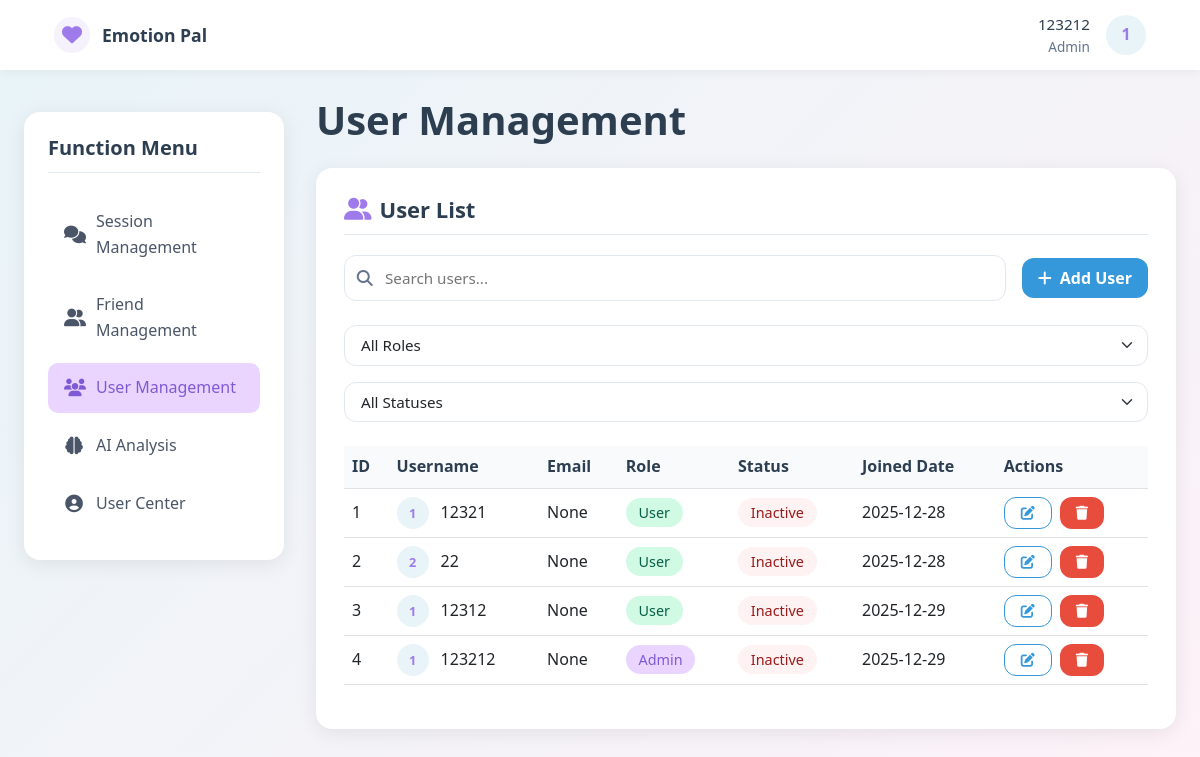
The page /user_management (signed in) on the database as committed earlier.
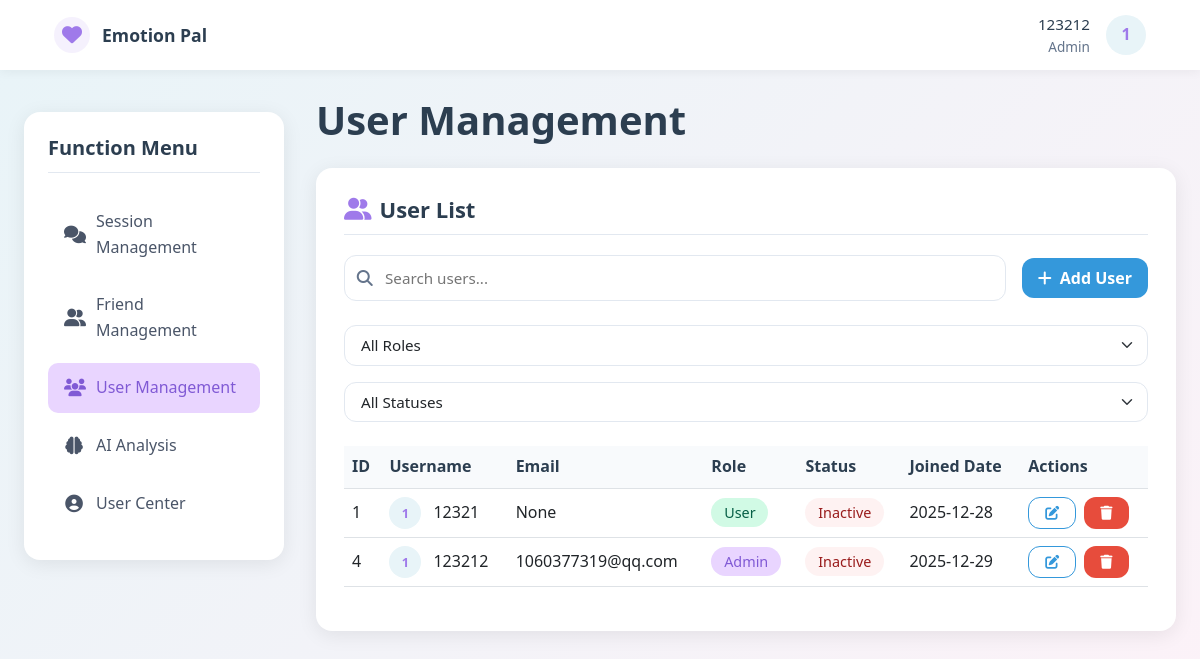
The same page on the database as committed later.
### models.py (models this page shows, shortened)
class User(db.Model):
    __tablename__ = 'users'  # 显式指定表名（复数，避免歧义）
    id = db.Column(db.Integer, primary_key=True, autoincrement=True)
    username = db.Column(db.String(20), unique=True, nullable=False, comment='用户名（唯一）')
    password = db.Column(db.String(255), nullable=False, comment='加密后的密码')
    role = db.Column(db.String(10), nullable=False, default='user', comment='角色：admin/agent/user')
    email = db.Column(db.String(120), unique=True, nullable=True, comment='邮箱（可选，唯一）')
    phone = db.Column(db.String(11), unique=True, nullable=True, comment='手机号（可选，唯一）')
    real_name = db.Column(db.String(30), nullable=True, comment='真实姓名')
    avatar = db.Column(db.String(255), nullable=True, comment='头像URL')
    is_active = db.Column(db.Boolean, default=True, comment='是否激活（禁用/启用）')
    is_deleted = db.Column(db.Boolean, default=False, comment='软删除标记')
    created_at = db.Column(db.DateTime, default=lambda: datetime.now(UTC), comment='创建时间（UTC）')
    updated_at = db.Column(db.DateTime, default=lambda: datetime.now(UTC), onupdate=lambda: datetime.now(UTC),
                           comment='更新时间')
    last_login_at = db.Column(db.DateTime, nullable=True, comment='最后登录时间')
    initiated_chat_sessions = db.relationship(
        'ChatSession',
        foreign_keys='ChatSession.user_id',
        back_populates='initiator',
        lazy=True,
        cascade='all, delete-orphan'
    )
    handled_chat_sessions = db.relationship(
        'ChatSession',
        foreign_keys='ChatSession.agent_id',
        back_populates='handler',
        lazy=True,
        cascade='all, delete-orphan'
    )
    applied_appointments = db.relationship(
        'Appointment',
        foreign_keys='Appointment.user_id',
        back_populates='applicant',
        lazy=True
    )
    assigned_appointments = db.relationship(
        'Appointment',
        foreign_keys='Appointment.agent_id',
        back_populates='assigned_agent',
        lazy=True
    )
    friend_requests_sent = db.relationship(
        'FriendRelation',
        foreign_keys='FriendRelation.user_id',
        back_populates='user',
        lazy='dynamic',
        cascade='all, delete-orphan'
    )
    friend_requests_received = db.relationship(
        'FriendRelation',
        foreign_keys='FriendRelation.friend_id',
        back_populates='friend',
        lazy='dynamic',
        cascade='all, delete-orphan'
    )

### routes.py (the view)
    @app.route('/user_management')
    def user_management():
        if 'user_id' not in session or session['role'] != 'admin':
            flash('Permission denied', 'error')
            return redirect(url_for('login'))
        users = User.query.filter(User.is_deleted==False).all()
        return render_template('user_management.html', users=users)

### templates/user_management.html (shortened to what this page needs)
<!DOCTYPE html>
<html lang="en">
<head>
    <link href="https://cdn.jsdelivr.net/npm/bootstrap@5.3.0/dist/css/bootstrap.min.css" rel="stylesheet">
    <link rel="stylesheet" href="https://cdnjs.cloudflare.com/ajax/libs/font-awesome/6.4.0/css/all.min.css">
</head>
<body>
<nav class="main-nav" id="mainNav">
    <div class="container nav-container">
        <a href="/session_management" class="brand" aria-label="Emotion Pal Dashboard">
            <div class="brand-icon">
                <i class="fa fa-heart" aria-hidden="true"></i>
            </div>
            <span class="brand-name">Emotion Pal</span>
        </a>
        <div class="user-section">
            <div class="user-info">
                <div class="username" aria-label="Username">{{ session.username }}</div>
                <div class="user-role" aria-label="User role">{{ session.role | capitalize }}</div>
            </div>
            <div class="avatar-dropdown" id="avatarDropdown" aria-haspopup="true" aria-expanded="false">
                <div class="user-avatar" title="Click to open menu" tabindex="0" role="button" aria-label="User menu">
                    {% if session.avatar and session.avatar != '' %}
                    <img
                            src="{{ session.avatar }}"
                            alt="{{ session.username }}'s avatar"
                            class="avatar-img"
                            loading="lazy"
                            onerror="this.onerror=null; this.parentElement.innerHTML='{{ session.username[0].upper() }}'"
                    >
                    {% else %}
                    {{ session.username[0].upper() }}
                    {% endif %}
                </div>
            </div>
        </div>
    </div>
</nav>
    <div class="main-container">
        <aside class="sidebar" aria-label="Function menu">
        <h3 class="sidebar-title">Function Menu</h3>
        <ul class="sidebar-menu">
            <li class="sidebar-menu-item">
                <a href="/session_management" class="sidebar-menu-link " aria-current="page"
                   aria-label="Session management" tabindex="0">
                    <i class="fa fa-comments" aria-hidden="true"></i>
                    <span>Session Management</span>
                </a>
            </li>
            <li class="sidebar-menu-item">
                <a href="/friends_management" class="sidebar-menu-link" aria-label="Friends management" tabindex="0">
                    <i class="fa fa-user-friends" aria-hidden="true"></i>
                    <span>Friend Management</span>
                </a>
            </li>
            {% if session.role == 'admin' %}
            <li class="sidebar-menu-item">
                <a href="/user_management" class="sidebar-menu-link active" aria-label="User management" tabindex="0">
                    <i class="fa fa-users" aria-hidden="true"></i>
                    <span>User Management</span>
                </a>
            </li>
            {% endif %}
            <li class="sidebar-menu-item">
                <a href="/ai_analysis" class="sidebar-menu-link" aria-label="AI analysis" tabindex="0">
                    <i class="fa fa-brain" aria-hidden="true"></i>
                    <span>AI Analysis</span>
                </a>
            </li>
            <li class="sidebar-menu-item">
                <a href="/user_center" class="sidebar-menu-link" aria-label="User center" tabindex="0">
                    <i class="fa fa-user-circle" aria-hidden="true"></i>
                    <span>User Center</span>
                </a>
            </li>
        </ul>
    </aside>
        <div class="content-area">
            <div class="dashboard-header">
                <h1>User Management</h1>
            </div>
            <div class="section-card">
                <h2><i class="fas fa-user-friends"></i> User List</h2>
                <div class="search-container">
                    <div class="search-bar">
                        <i class="fas fa-search search-icon"></i>
                        <input type="text" class="search-input" placeholder="Search users...">
                    </div>
                    <button class="btn btn-primary" data-bs-toggle="modal" data-bs-target="#addUserModal">
                        <i class="fas fa-plus"></i> Add User
                    </button>
                </div>
                <div class="filter-group">
                    <select class="form-select">
                        <option value="all">All Roles</option>
                    </select>
                    <select class="form-select">
                        <option value="all">All Statuses</option>
                    </select>
                </div>
                <div class="table-responsive">
                    <table class="table table-hover">
                        <thead>
                            <tr>
                                <th>ID</th>
                                <th>Username</th>
                                <th>Email</th>
                                <th>Role</th>
                                <th>Status</th>
                                <th>Joined Date</th>
                                <th>Actions</th>
                            </tr>
                        </thead>
                        <tbody>
                            {% for user in users %}
                            <tr>
                                <td>{{ user.id }}</td>
                                <td>
                                    <div style="display: flex; align-items: center; gap: 0.75rem;">
                                        <div class="user-avatar" style="width: 32px; height: 32px; font-size: 0.8rem;">
                                            {{ user.username[0] | upper }}
                                        </div>
                                        {{ user.username }}
                                    </div>
                                </td>
                                <td>{{ user.email }}</td>
                                <td>
                                    <span class="status-badge" style="background-color:
                                        {% if user.role == 'admin' %}#E9D5FF{% elif user.role == 'agent' %}#DBEAFE{% else %}#D1FAE5{% endif %};
                                        color: {% if user.role == 'admin' %}#805AD5{% elif user.role == 'agent' %}#1E40AF{% else %}#065F46{% endif %};">
                                        {{ user.role | title }}
                                    </span>
                                </td>
                                <td>
                                    <span class="status-badge" style="background-color: {{ ' #D1FAE5' if user.active else '#FEF2F2' }};
                                        color: {{ '#065F46' if user.active else '#991B1B' }};">
                                        {{ 'Active' if user.active else 'Inactive' }}
                                    </span>
                                </td>
                                <td>{{ user.created_at.strftime('%Y-%m-%d') }}</td>
                                <td>
                                    <div style="display: flex; gap: 0.5rem;">
                                        <button class="btn btn-outline-primary btn-sm" data-bs-toggle="modal" data-bs-target="#editUserModal{{ user.id }}">
                                            <i class="fas fa-edit"></i>
                                        </button>
                                        <a href="/admin/delete_user/{{ user.id }}" class="btn btn-danger btn-sm" onclick="return confirm('Are you sure you want to delete this user?')">
                                            <i class="fas fa-trash"></i>
                                        </a>
                                    </div>
                                </td>
                            </tr>
                            {% endfor %}
                        </tbody>
                    </table>
                </div>
            </div>
        </div>
    </div>
</body>
</html>

Rows that differ between the two databases and show on the page:
removed User: id "2", username "2", username "22", email "None", role "User", active "Inactive", created_at "2025-12-28"
removed User: id "3", username "1", username "12312", email "None", role "User", active "Inactive", created_at "2025-12-29"
changed User "Admin": email "None" → "1060377319@qq.com"
